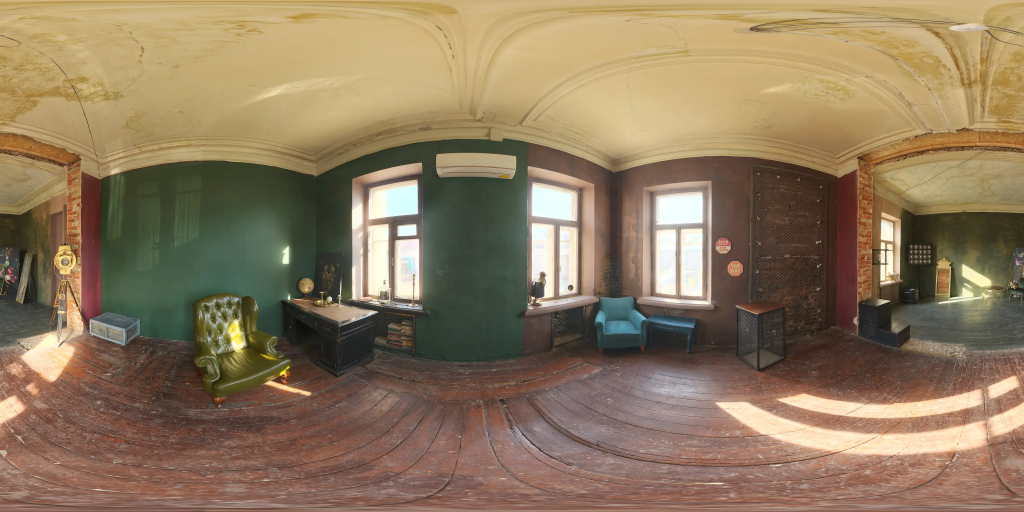
#> input picture app/envs/hdri/photo_studio_loft_hall.webp, 3072 x 1536 px, given in place of canary_wharf.webp.png, which was not available (shown at 1/3 size)
$ python sheet.py ../../app/envs/hdri ../../app/envs/hdri/canary_wharf.webp
#> lines starting #> are read from the running program, lines starting #| are printed output that depends on the picture
import sys
from PIL import Image
d, fs = sys.argv[1], sys.argv[2].split(','); ims = [Image.open(f'{d}/{f}.png').convert('RGB') for f in fs]; W = ims[0].width
#> after `ims = [Image.open(f'{d}/{f}.png').convert('RGB') for f in fs]`: ims = 1 item
#> after `W = ims[0].width`: W = 3072
s = Image.new('RGB', (W * len(ims), W), 'white')
#> s: PIL image 3072x3072 RGB; every value is 255
for i, im in enumerate(ims): s.paste(im, (i * W, 0))
#> this loop made 1 pass
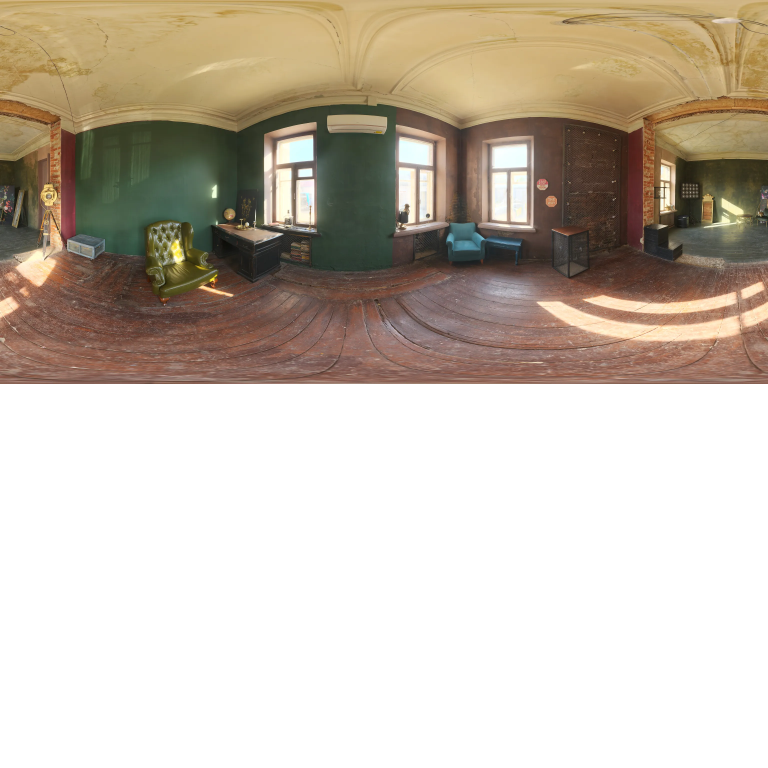
#> s: PIL image 3072x3072 RGB (shown at 1/4 size); mean R, G, B 198.4, 188.1, 174.4
s.save(f'{d}/sheet.png')

$ run again, on app/envs/hdri/fireplace.webp
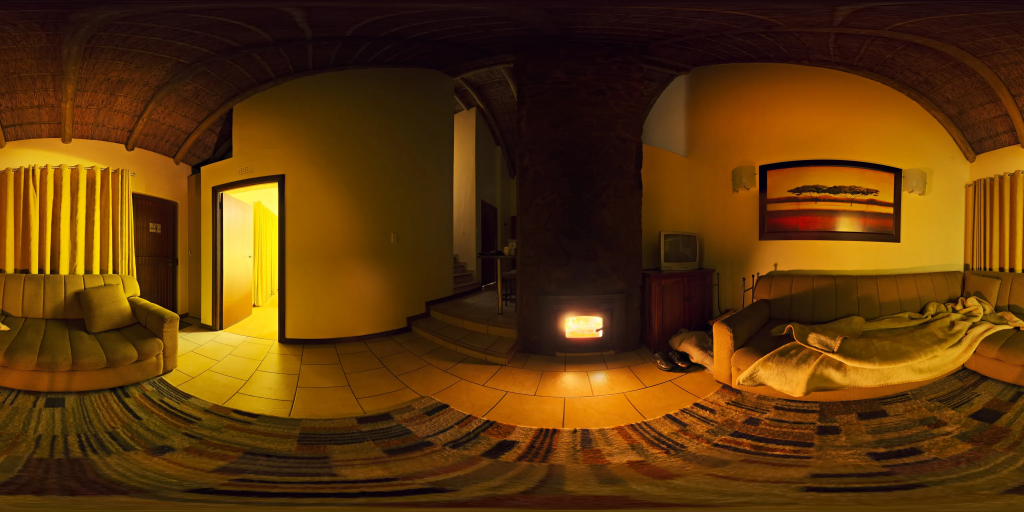
#> input picture app/envs/hdri/fireplace.webp, 3072 x 1536 px, given in place of fireplace.webp.png, which was not available (shown at 1/3 size)
#> ims = 1 item
#> the loop `for i, im in enumerate(ims): s.paste(im, (i * W, 0))` made 1 pass
#> after the loop `for i, im in enumerate(ims): s.paste(im, (i * W, 0))`:
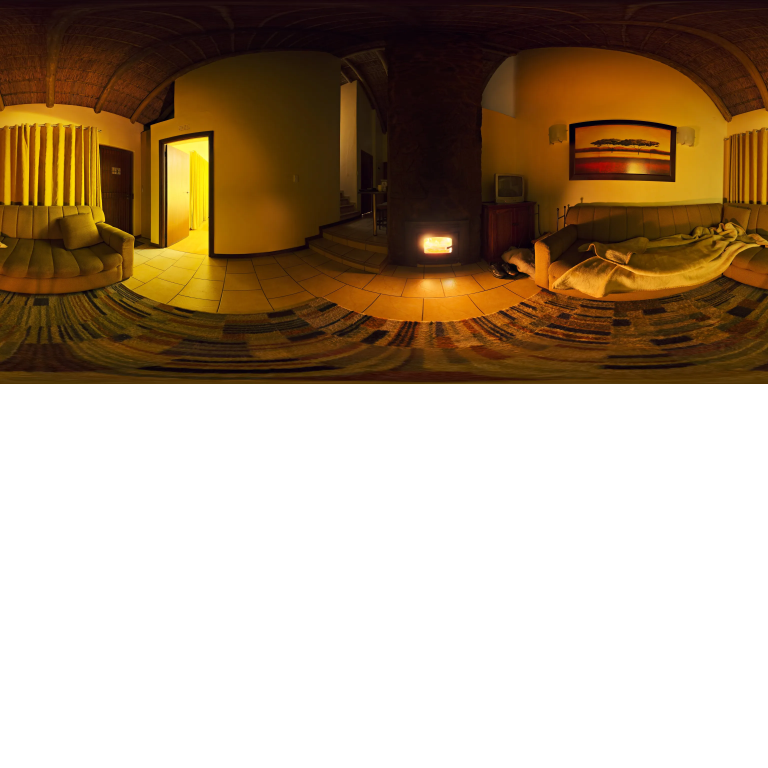
#> s: PIL image 3072x3072 RGB (shown at 1/4 size); mean R, G, B 174.1, 154.9, 132.3

$ run again, on app/envs/hdri/lilienstein.webp
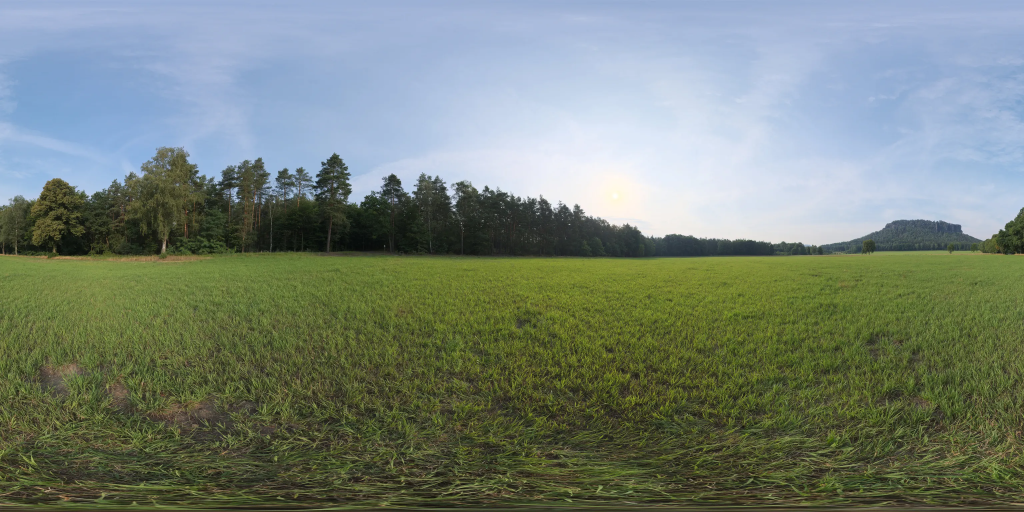
#> input picture app/envs/hdri/lilienstein.webp, 3072 x 1536 px, given in place of lilienstein.webp.png, which was not available (shown at 1/3 size)
#> ims = 1 item
#> the loop `for i, im in enumerate(ims): s.paste(im, (i * W, 0))` made 1 pass
#> after the loop `for i, im in enumerate(ims): s.paste(im, (i * W, 0))`:
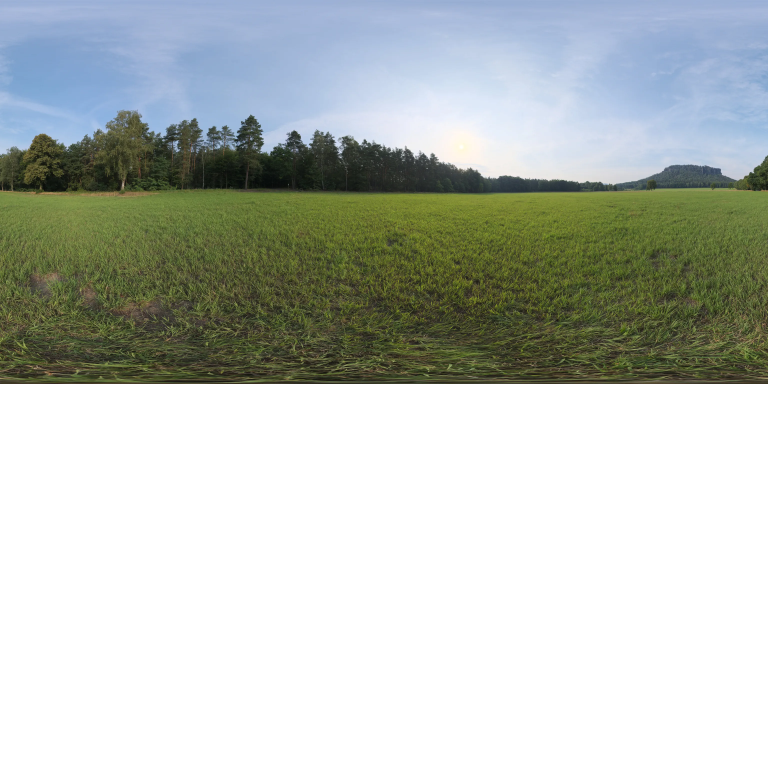
#> s: PIL image 3072x3072 RGB (shown at 1/4 size); mean R, G, B 186.8, 192.6, 186.7

$ run again, on app/envs/hdri/meadow_2.webp
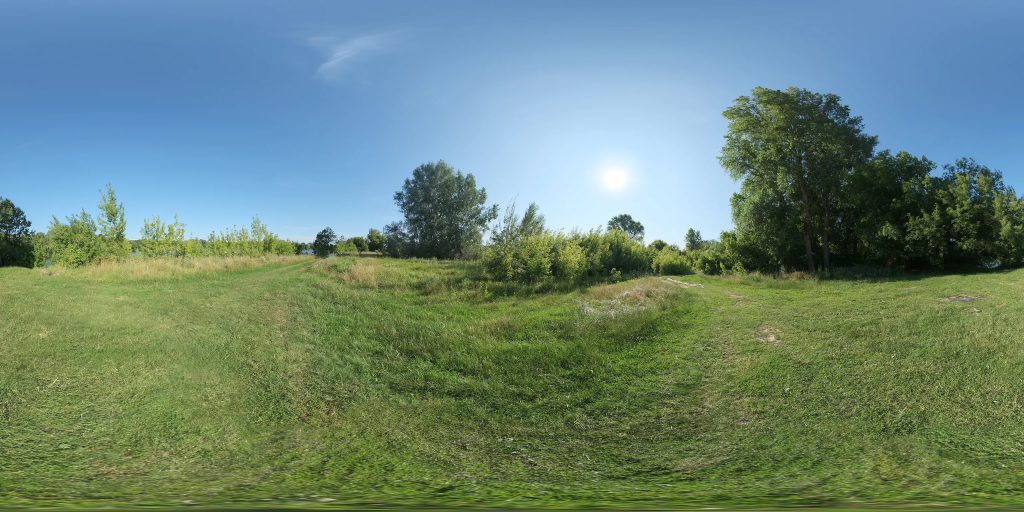
#> input picture app/envs/hdri/meadow_2.webp, 3072 x 1536 px, given in place of meadow_2.webp.png, which was not available (shown at 1/3 size)
#> ims = 1 item
#> the loop `for i, im in enumerate(ims): s.paste(im, (i * W, 0))` made 1 pass
#> after the loop `for i, im in enumerate(ims): s.paste(im, (i * W, 0))`:
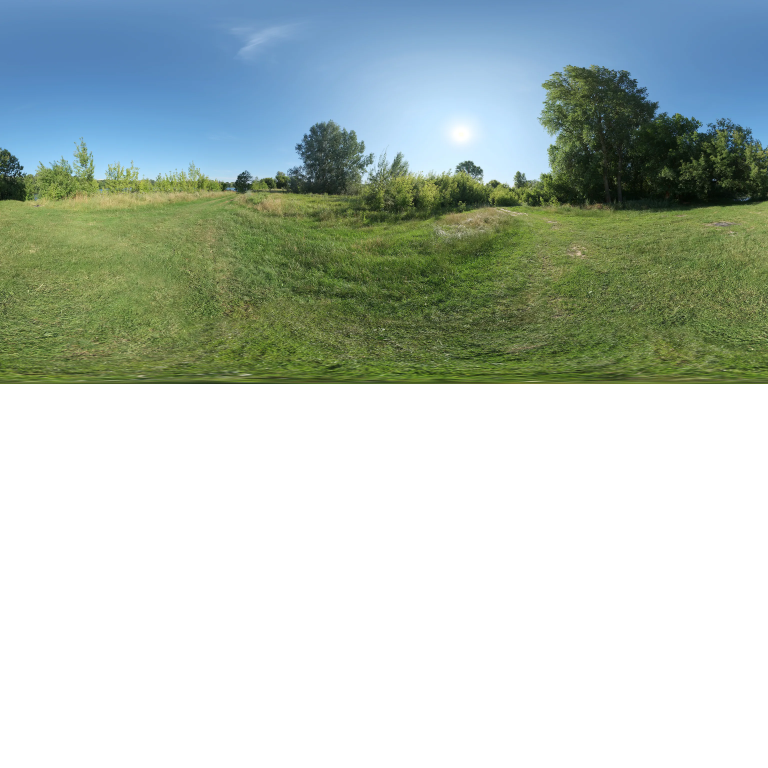
#> s: PIL image 3072x3072 RGB (shown at 1/4 size); mean R, G, B 181.3, 194.6, 187.5
